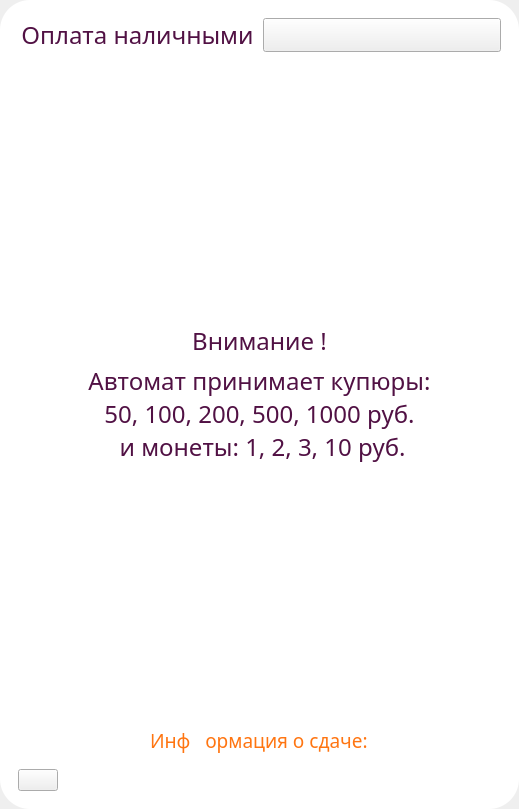
<?xml version="1.0" encoding="UTF-8"?>
<ui version="4.0">
 <class>d1_Screen_5</class>
 <widget class="QWidget" name="d1_Screen_5">
  <property name="geometry">
   <rect>
    <x>0</x>
    <y>0</y>
    <width>519</width>
    <height>809</height>
   </rect>
  </property>
  <property name="windowTitle">
   <string>Form</string>
  </property>
  <layout class="QVBoxLayout" name="verticalLayout">
   <property name="spacing">
    <number>0</number>
   </property>
   <property name="leftMargin">
    <number>0</number>
   </property>
   <property name="topMargin">
    <number>0</number>
   </property>
   <property name="rightMargin">
    <number>0</number>
   </property>
   <property name="bottomMargin">
    <number>0</number>
   </property>
   <item>
    <widget class="QWidget" name="d1_5_widgetBackground" native="true">
     <property name="styleSheet">
      <string notr="true">#d1_5_widgetBackground{
	border-image: url(:/d1_whiteFonYellow - Copy.png);
	background-color: rgb(255, 255, 255);
	border-radius:  30px;
}
</string>
     </property>
     <layout class="QVBoxLayout" name="d1_5_vlBackground">
      <item>
       <widget class="QWidget" name="d1_5_widgetTop" native="true">
        <layout class="QHBoxLayout" name="horizontalLayout">
         <item alignment="Qt::AlignHCenter">
          <widget class="QLabel" name="d1_5_lblInfo">
           <property name="palette">
            <palette>
             <active>
              <colorrole role="WindowText">
               <brush brushstyle="SolidPattern">
                <color alpha="255">
                 <red>81</red>
                 <green>17</green>
                 <blue>68</blue>
                </color>
               </brush>
              </colorrole>
             </active>
             <inactive>
              <colorrole role="WindowText">
               <brush brushstyle="SolidPattern">
                <color alpha="255">
                 <red>81</red>
                 <green>17</green>
                 <blue>68</blue>
                </color>
               </brush>
              </colorrole>
             </inactive>
             <disabled>
              <colorrole role="WindowText">
               <brush brushstyle="SolidPattern">
                <color alpha="96">
                 <red>164</red>
                 <green>166</green>
                 <blue>168</blue>
                </color>
               </brush>
              </colorrole>
             </disabled>
            </palette>
           </property>
           <property name="font">
            <font>
             <family>Baloo Cyrillic</family>
             <pointsize>18</pointsize>
            </font>
           </property>
           <property name="text">
            <string>Оплата наличными</string>
           </property>
           <property name="alignment">
            <set>Qt::AlignHCenter|Qt::AlignTop</set>
           </property>
          </widget>
         </item>
         <item>
          <widget class="QPushButton" name="d1_5_btnClose">
           <property name="sizePolicy">
            <sizepolicy hsizetype="Preferred" vsizetype="Preferred">
             <horstretch>0</horstretch>
             <verstretch>0</verstretch>
            </sizepolicy>
           </property>
           <property name="baseSize">
            <size>
             <width>0</width>
             <height>0</height>
            </size>
           </property>
           <property name="styleSheet">
            <string notr="true">#d1_5_btnClose{
	border-image: url(:/d1_btnClose.png);
}</string>
           </property>
           <property name="text">
            <string/>
           </property>
          </widget>
         </item>
        </layout>
       </widget>
      </item>
      <item>
       <spacer name="verticalSpacer">
        <property name="orientation">
         <enum>Qt::Vertical</enum>
        </property>
        <property name="sizeType">
         <enum>QSizePolicy::MinimumExpanding</enum>
        </property>
        <property name="sizeHint" stdset="0">
         <size>
          <width>20</width>
          <height>40</height>
         </size>
        </property>
       </spacer>
      </item>
      <item alignment="Qt::AlignHCenter">
       <widget class="QWidget" name="d1_5_widgetContent" native="true">
        <property name="styleSheet">
         <string notr="true">#d1_5_widgetContent{
	border-image: url(:/d1_getChange.png);
}</string>
        </property>
        <layout class="QVBoxLayout" name="d1_5_vlContent">
         <item alignment="Qt::AlignHCenter|Qt::AlignVCenter">
          <widget class="QLabel" name="d1_5_lblAttention">
           <property name="palette">
            <palette>
             <active>
              <colorrole role="WindowText">
               <brush brushstyle="SolidPattern">
                <color alpha="255">
                 <red>81</red>
                 <green>17</green>
                 <blue>68</blue>
                </color>
               </brush>
              </colorrole>
             </active>
             <inactive>
              <colorrole role="WindowText">
               <brush brushstyle="SolidPattern">
                <color alpha="255">
                 <red>81</red>
                 <green>17</green>
                 <blue>68</blue>
                </color>
               </brush>
              </colorrole>
             </inactive>
             <disabled>
              <colorrole role="WindowText">
               <brush brushstyle="SolidPattern">
                <color alpha="96">
                 <red>164</red>
                 <green>166</green>
                 <blue>168</blue>
                </color>
               </brush>
              </colorrole>
             </disabled>
            </palette>
           </property>
           <property name="font">
            <font>
             <family>Baloo Cyrillic</family>
             <pointsize>18</pointsize>
            </font>
           </property>
           <property name="text">
            <string>Внимание !</string>
           </property>
           <property name="scaledContents">
            <bool>true</bool>
           </property>
           <property name="alignment">
            <set>Qt::AlignCenter</set>
           </property>
          </widget>
         </item>
         <item>
          <widget class="QLabel" name="d1_5_lblAttentionText">
           <property name="palette">
            <palette>
             <active>
              <colorrole role="WindowText">
               <brush brushstyle="SolidPattern">
                <color alpha="255">
                 <red>81</red>
                 <green>17</green>
                 <blue>68</blue>
                </color>
               </brush>
              </colorrole>
             </active>
             <inactive>
              <colorrole role="WindowText">
               <brush brushstyle="SolidPattern">
                <color alpha="255">
                 <red>81</red>
                 <green>17</green>
                 <blue>68</blue>
                </color>
               </brush>
              </colorrole>
             </inactive>
             <disabled>
              <colorrole role="WindowText">
               <brush brushstyle="SolidPattern">
                <color alpha="96">
                 <red>164</red>
                 <green>166</green>
                 <blue>168</blue>
                </color>
               </brush>
              </colorrole>
             </disabled>
            </palette>
           </property>
           <property name="font">
            <font>
             <family>Baloo Cyrillic</family>
             <pointsize>18</pointsize>
            </font>
           </property>
           <property name="text">
            <string>Автомат принимает купюры:
50, 100, 200, 500, 1000 руб.
 и монеты: 1, 2, 3, 10 руб.</string>
           </property>
           <property name="alignment">
            <set>Qt::AlignCenter</set>
           </property>
           <property name="wordWrap">
            <bool>true</bool>
           </property>
          </widget>
         </item>
        </layout>
       </widget>
      </item>
      <item>
       <spacer name="verticalSpacer_2">
        <property name="orientation">
         <enum>Qt::Vertical</enum>
        </property>
        <property name="sizeType">
         <enum>QSizePolicy::MinimumExpanding</enum>
        </property>
        <property name="sizeHint" stdset="0">
         <size>
          <width>20</width>
          <height>40</height>
         </size>
        </property>
       </spacer>
      </item>
      <item alignment="Qt::AlignHCenter">
       <widget class="QLabel" name="d1_8_lblInfoReturn">
        <property name="palette">
         <palette>
          <active>
           <colorrole role="WindowText">
            <brush brushstyle="SolidPattern">
             <color alpha="255">
              <red>255</red>
              <green>117</green>
              <blue>17</blue>
             </color>
            </brush>
           </colorrole>
          </active>
          <inactive>
           <colorrole role="WindowText">
            <brush brushstyle="SolidPattern">
             <color alpha="255">
              <red>255</red>
              <green>117</green>
              <blue>17</blue>
             </color>
            </brush>
           </colorrole>
          </inactive>
          <disabled>
           <colorrole role="WindowText">
            <brush brushstyle="SolidPattern">
             <color alpha="255">
              <red>190</red>
              <green>190</green>
              <blue>190</blue>
             </color>
            </brush>
           </colorrole>
          </disabled>
         </palette>
        </property>
        <property name="font">
         <font>
          <family>Baloo Cyrillic</family>
          <pointsize>14</pointsize>
         </font>
        </property>
        <property name="text">
         <string>Инф   ормация о сдаче:</string>
        </property>
       </widget>
      </item>
      <item>
       <widget class="QWidget" name="d1_5_widgetBtnBuy" native="true">
        <layout class="QHBoxLayout" name="horizontalLayout_5">
         <item>
          <widget class="QPushButton" name="d1_5_btnBack">
           <property name="sizePolicy">
            <sizepolicy hsizetype="Preferred" vsizetype="Preferred">
             <horstretch>0</horstretch>
             <verstretch>0</verstretch>
            </sizepolicy>
           </property>
           <property name="styleSheet">
            <string notr="true">#d1_5_btnBack{
	border-image: url(:/d1_btnBack.png);
}</string>
           </property>
           <property name="text">
            <string/>
           </property>
          </widget>
         </item>
         <item>
          <spacer name="horizontalSpacer_4">
           <property name="orientation">
            <enum>Qt::Horizontal</enum>
           </property>
           <property name="sizeHint" stdset="0">
            <size>
             <width>454</width>
             <height>20</height>
            </size>
           </property>
          </spacer>
         </item>
        </layout>
       </widget>
      </item>
     </layout>
    </widget>
   </item>
  </layout>
 </widget>
 <resources/>
 <connections/>
</ui>
